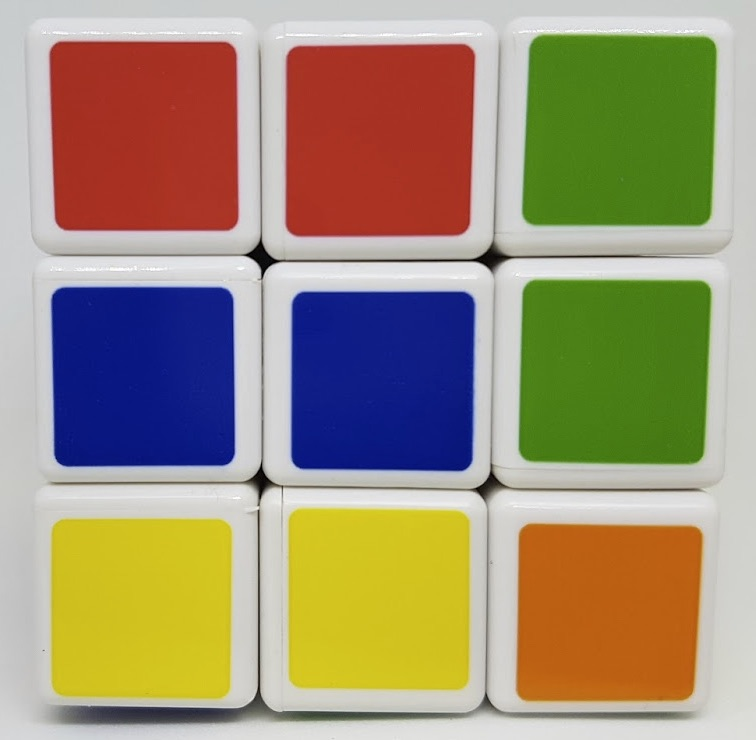
#> input picture img/cube.jpg, 756 x 740 px
$ python HSVColorMask.py
#> lines starting #> are read from the running program, lines starting #| are printed output that depends on the picture; after the words box and inside, x2 and y2 are one past the last pixel; in counts of white or black regions, pixels touching at a corner belong together
import cv2
import numpy as np
import matplotlib.pylab as plt


img = cv2.imread('../../../../../img/cube.jpg')
#> img is the input picture: shape (740, 756, 3); mean B, G, R 118.2, 145.3, 158.8
hsv = cv2.cvtColor(img, cv2.COLOR_BGR2HSV)
#> hsv: shape (740, 756, 3); mean H, S, V 47.8, 119.8, 179.9


blue1 = np.array([90, 50, 50])
blue2 = np.array([120, 255, 255])

green1 = np.array([45, 50, 50])
green2 = np.array([75, 255, 255])

red1 = np.array([0, 50, 50])
red2 = np.array([15, 255, 255])
red3 = np.array([165, 50, 50])
red4 = np.array([180, 255, 255])

yellow1 = np.array([20, 50, 50])
yellow2 = np.array([35, 255, 255])

mask_blue = cv2.inRange(hsv, blue1, blue2)
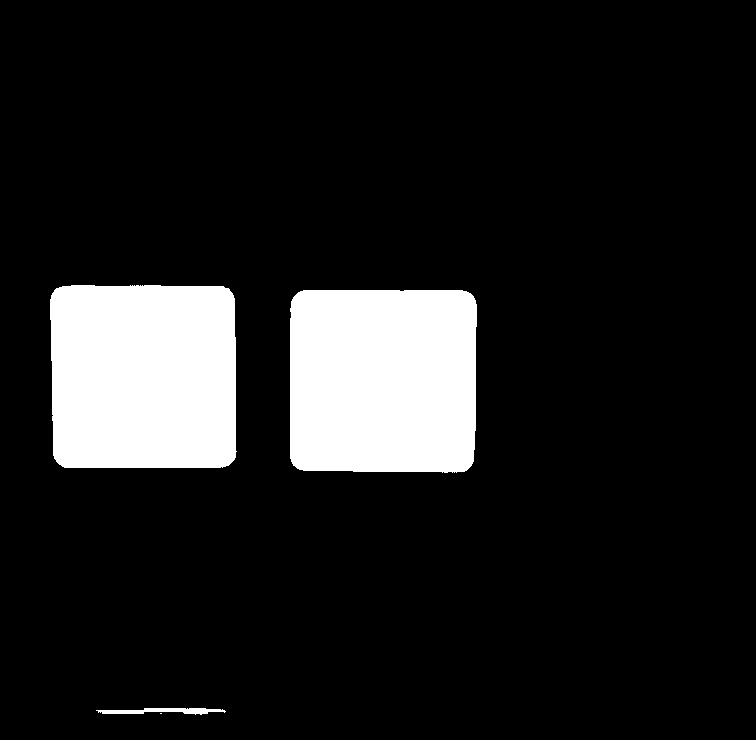
#> mask_blue: shape (740, 756); 12% white; 4 white regions (1 under 20 px), largest, box (x1, y1, x2, y2) and area: (290, 290, 477, 473) 33537, (50, 285, 237, 468) 33339, (96, 708, 226, 715) 534
mask_green = cv2.inRange(hsv, green1, green2)
#> mask_green: shape (740, 756); 12.1% white; 57 white regions (52 under 20 px), largest, box (x1, y1, x2, y2) and area: (522, 35, 717, 227) 34394, (518, 280, 710, 465) 32891, (297, 714, 339, 720) 155, (631, 279, 660, 281) 36, (345, 715, 357, 719) 29
mask_red = cv2.inRange(hsv, red1, red2)
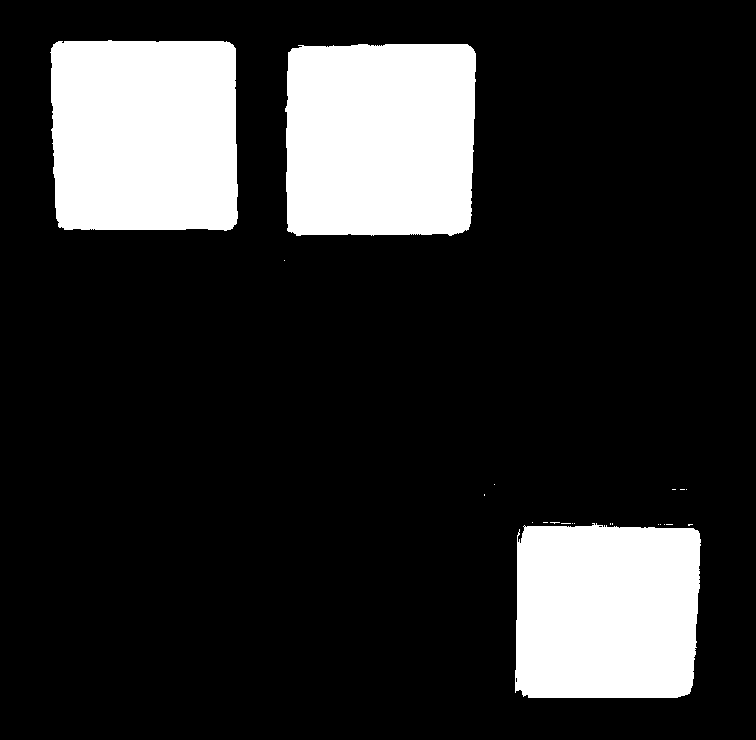
#> mask_red: shape (740, 756); 18% white; 22 white regions (19 under 20 px), largest, box (x1, y1, x2, y2) and area: (285, 44, 476, 236) 35341, (50, 40, 238, 231) 34549, (515, 523, 701, 698) 30765
mask_red2 = cv2.inRange(hsv, red3, red4)
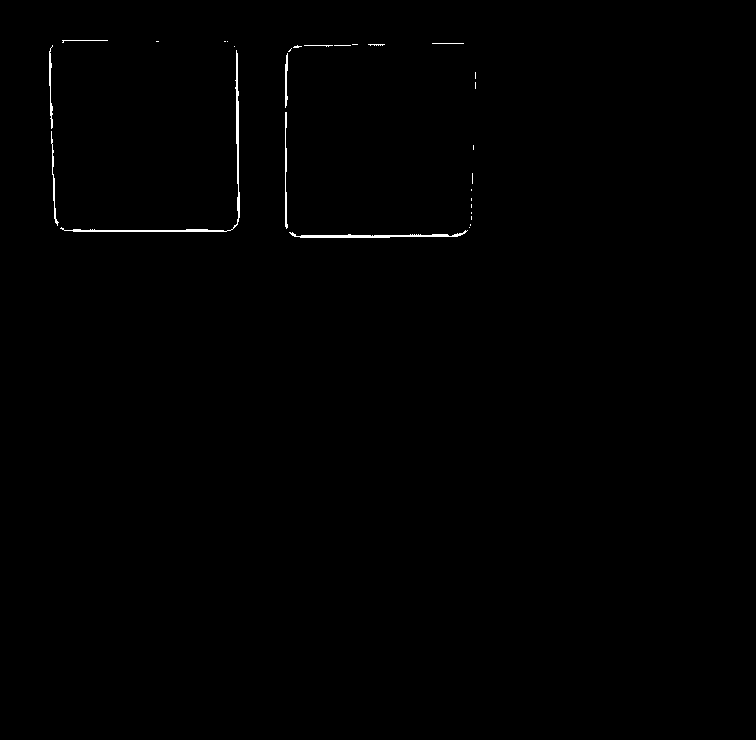
#> mask_red2: shape (740, 756); 0.38% white in thin lines or dots, all inside (x1, y1, x2, y2) = (49, 40, 476, 238)
mask_yellow = cv2.inRange(hsv, yellow1, yellow2)
#> mask_yellow: shape (740, 756); 12.1% white; 83 white regions (72 under 20 px), largest, box (x1, y1, x2, y2) and area: (287, 507, 472, 692) 33723, (50, 517, 234, 701) 33305, (527, 488, 582, 491) 64

res_blue = cv2.bitwise_and(img, img, mask=mask_blue)
res_green = cv2.bitwise_and(img, img, mask=mask_green)
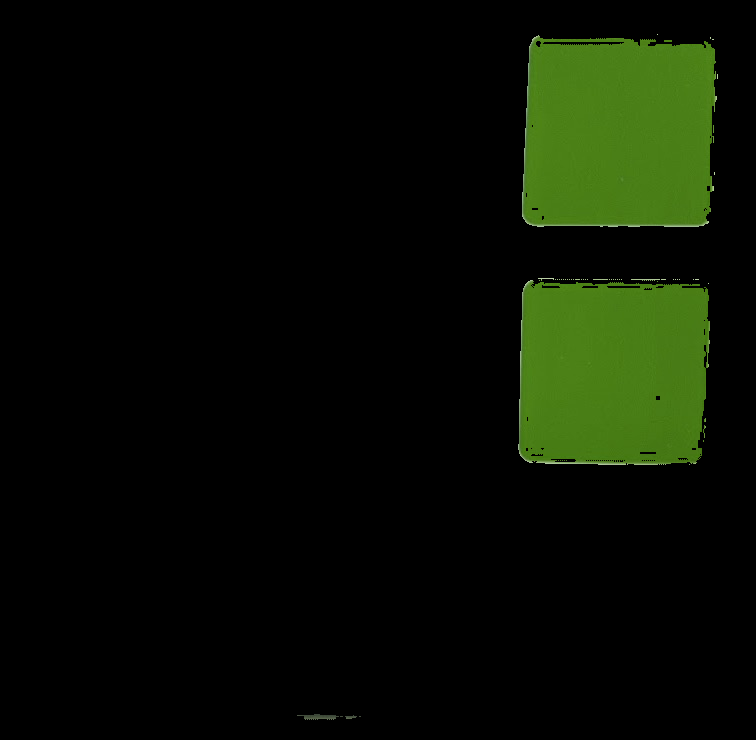
#> res_green: shape (740, 756, 3); mean B, G, R 3, 15.4, 9.1
res_red1 = cv2.bitwise_and(img, img, mask=mask_red)
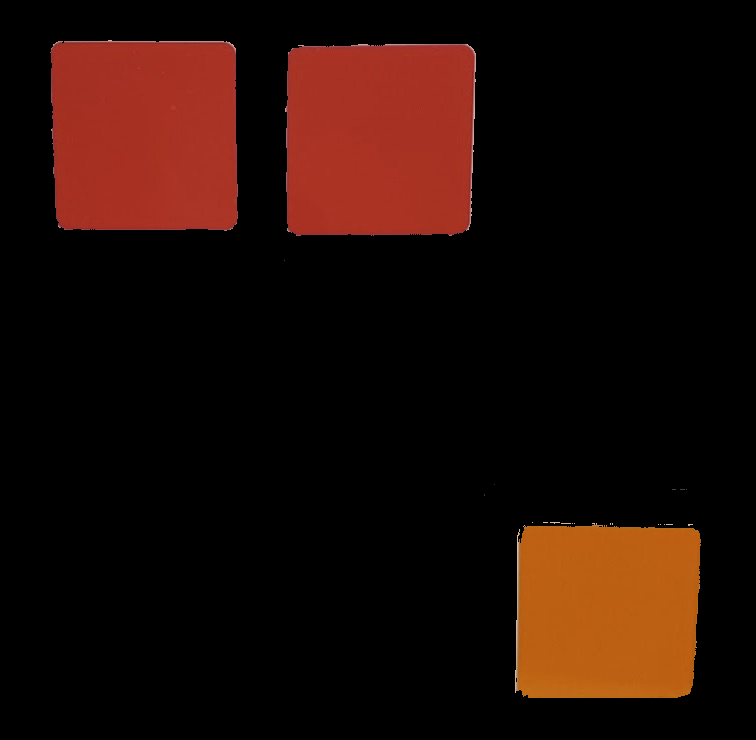
#> res_red1: shape (740, 756, 3); mean B, G, R 5.8, 11.7, 31.3
res_red2 = cv2.bitwise_and(img, img, mask=mask_red2)
res_red = cv2.bitwise_and(img, img, mask=mask_red2)
res_yellow = cv2.bitwise_and(img, img, mask=mask_yellow)
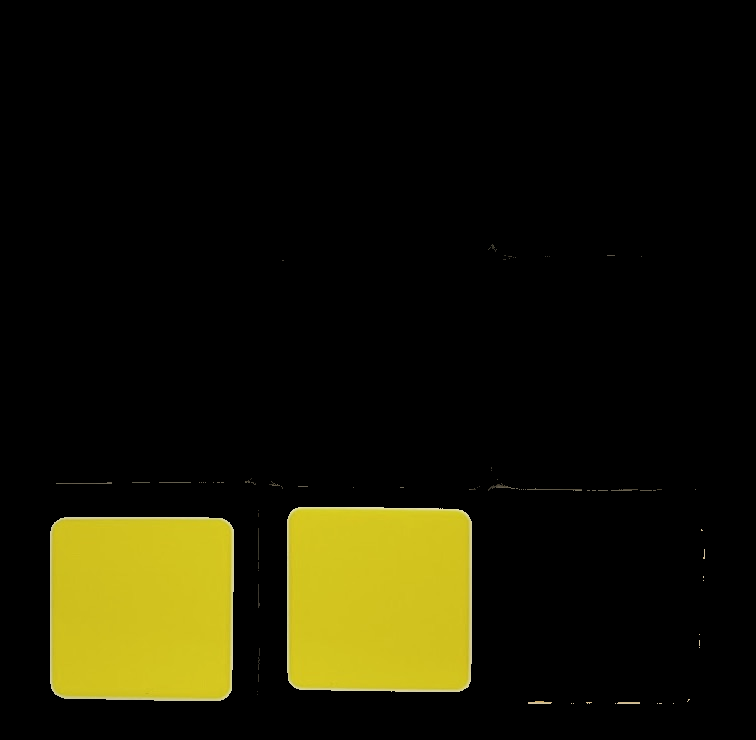
#> res_yellow: shape (740, 756, 3); mean B, G, R 4.6, 23.6, 25.3

imgs = {'original': img, 'blue': res_blue, 'green': res_green,
        'red': res_red, 'yellow': res_yellow}

for i, (k, v) in enumerate(imgs.items()):
    plt.subplot(2, 3, i+1)
    plt.title(k)
    plt.imshow(v[:, :, ::-1])
    plt.xticks([])
    plt.yticks([])
#> this loop made 5 passes
#> k on passes 1 to 5: 'original', 'blue', 'green', 'red', 'yellow'

plt.show()
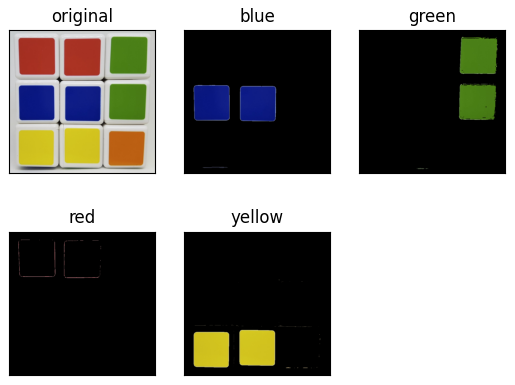
#> figure drawn by matplotlib, 5 panels

$ run again, with img/People.jpg copied over img/cube.jpg
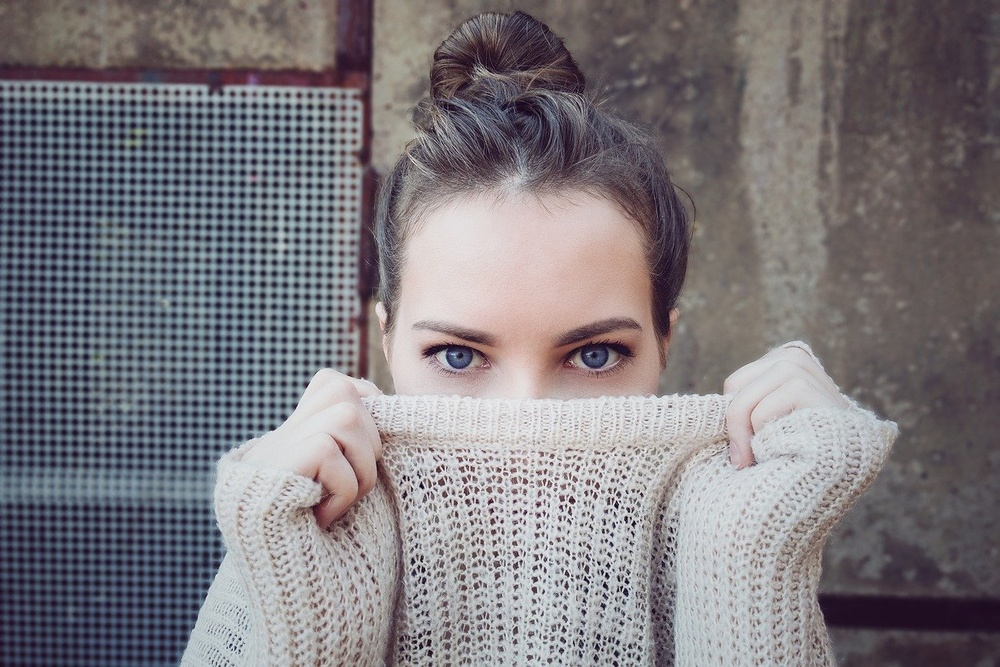
#> input picture img/People.jpg, 1000 x 667 px, shrunk from 1280 x 854 before the run
#> img is the input picture: shape (667, 1000, 3); mean B, G, R 125, 120.6, 124.6
#> hsv: shape (667, 1000, 3); mean H, S, V 88, 37.7, 131.9
#> `mask_blue = cv2.inRange(hsv, blue1, blue2)`:
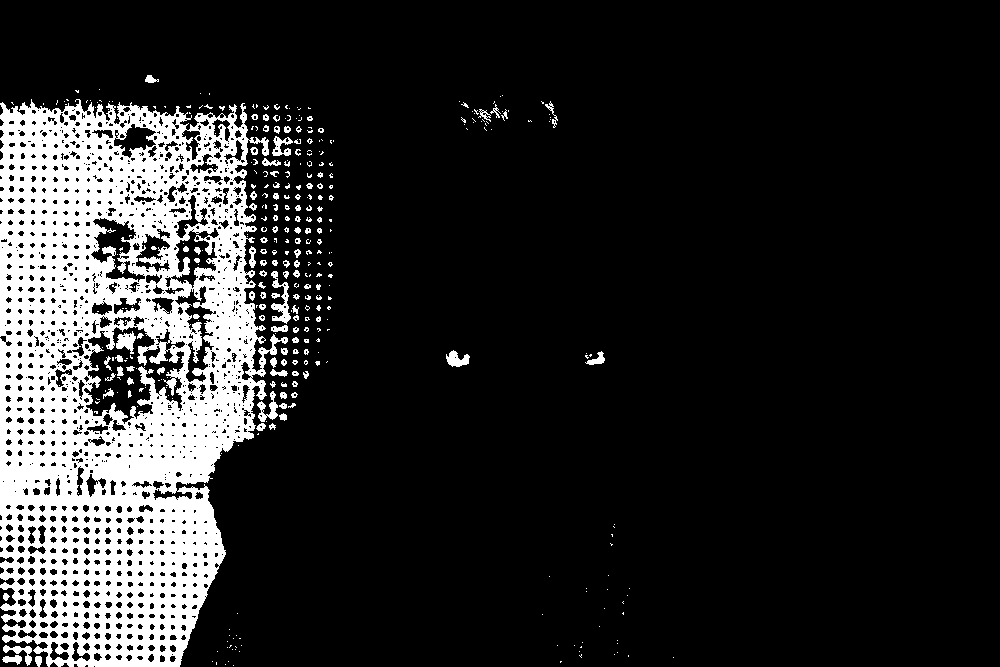
#> mask_blue: shape (667, 1000); 15.7% white; 370 white regions (262 under 20 px), largest, box (x1, y1, x2, y2) and area: (0, 99, 288, 667) 98445, (271, 271, 291, 324) 417, (257, 391, 278, 422) 271
#> mask_green: shape (667, 1000); every value is 0
#> mask_red: shape (667, 1000); 3.1% white; 309 white regions (281 under 20 px), largest, box (x1, y1, x2, y2) and area: (421, 194, 678, 392) 14004, (306, 437, 383, 527) 2012, (223, 0, 337, 72) 1177
#> mask_red2: shape (667, 1000); 2.2% white; 341 white regions (284 under 20 px), largest, box (x1, y1, x2, y2) and area: (33, 45, 372, 163) 4606, (607, 179, 671, 340) 1513, (558, 319, 639, 375) 1326
#> mask_yellow: shape (667, 1000); 0% white in thin lines or dots, all inside (x1, y1, x2, y2) = (225, 14, 699, 230)
#> res_green: shape (667, 1000, 3); every value is 0
#> `res_red2 = cv2.bitwise_and(img, img, mask=mask_red2)`:
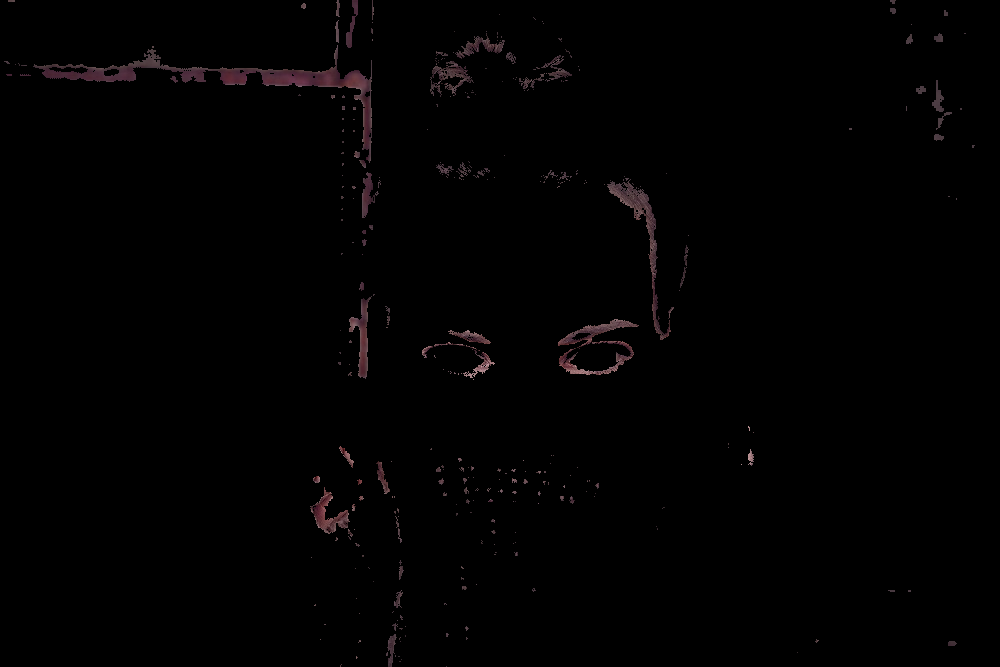
#> res_red2: shape (667, 1000, 3); mean B, G, R 1.4, 1.3, 1.9
#> the loop `for i, (k, v) in enumerate(imgs.items()):` made 5 passes
#> k on passes 1 to 5: 'original', 'blue', 'green', 'red', 'yellow'
